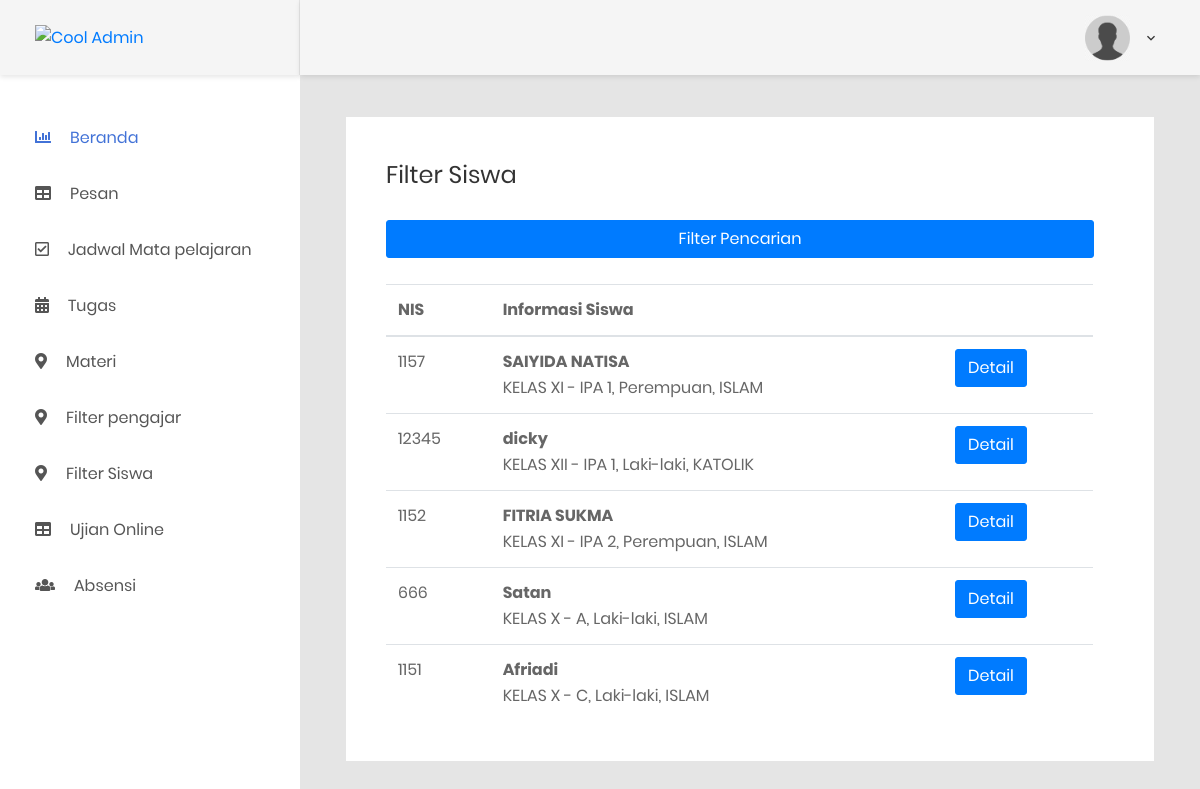
/index.php/pengajar/filterSiswa, run on the app's committed database.
### tables this page shows
CREATE TABLE `el_siswa` (
  `id` int(11) NOT NULL,
  `nis` varchar(45) DEFAULT NULL,
  `nama` varchar(100) NOT NULL,
  `jenis_kelamin` varchar(9) NOT NULL COMMENT 'Laki-laki dan Perempuan',
  `tempat_lahir` varchar(45) NOT NULL,
  `tgl_lahir` date DEFAULT NULL,
  `agama` char(7) DEFAULT NULL,
  `alamat` varchar(255) NOT NULL,
  `tahun_masuk` year(4) NOT NULL,
  `foto` text DEFAULT NULL,
  `status_id` tinyint(1) NOT NULL DEFAULT 0 COMMENT '0=pending, 1=aktif, 2=blok, 3=alumni, 4=deleted'
);

CREATE TABLE `el_kelas` (
  `id` int(11) NOT NULL,
  `nama` varchar(45) NOT NULL,
  `parent_id` int(11) DEFAULT NULL,
  `urutan` int(11) NOT NULL,
  `aktif` tinyint(1) NOT NULL DEFAULT 1 COMMENT '1=aktif 0=tidak'
);

### application/controllers/Pengajar.php (called while the page is built, shortened)
<?php
    class pengajar extends CI_Controller {
        public function filterSiswa()
        {
            $daftarFilter=array();
            $daftarKelamin=array();
            $daftarAgama=array();
            $daftarKelas=array();
            $data['nama'] = $this->session->userdata('nama');
            $dataFilter['data']=$this->siswa_model->filterSiswa($daftarFilter,$daftarKelamin,$daftarAgama,$daftarKelas)->result();
            $this->load->view('part/header');
            $this->load->view('part/sidebarpengajar',$data);
            $this->load->view('pengajar/filterSiswa',$dataFilter);
            $this->load->view('part/footer');
        }
}
?>

### index.php (called while the page is built, shortened)
<?php
require_once BASEPATH.'core/CodeIgniter.php';

### application/models/Siswa_model.php (called while the page is built, shortened)
<?php
    class siswa_model extends CI_Model{
        public function filterSiswa($like,$kelamin,$agama,$kelas)
        {
            $this->db->select('el_kelas_siswa.siswa_id, el_siswa.nis, el_siswa.nama as nama_siswa, el_siswa.jenis_kelamin, el_siswa.tempat_lahir, el_siswa.tgl_lahir, el_siswa.agama, el_siswa.tahun_masuk, el_siswa.alamat, el_siswa.status_id, el_kelas.nama as nama_kelas, el_kelas_siswa.kelas_id as id_kelas');
            $this->db->from('el_siswa');
            $this->db->join('el_kelas_siswa','el_kelas_siswa.siswa_id=el_siswa.id');
            $this->db->join('el_kelas','el_kelas.id=el_kelas_siswa.kelas_id');
            $this->db->where('el_kelas_siswa.aktif','1');
            return $this->db->get();
        }
    }
?>

### application/views/pengajar/filterSiswa.php (the view, shortened to what this page needs)
<div class="main-content">
    <div class="section__content section__content--p30">
        <div class="container-fluid">
            <div class="map-data m-b-40">
                <h3 class="title-3 m-b-30">Filter Siswa</h3>
                <div class="mx-auto d-block">
                    <button class="btn btn-primary btn-block" type="button" data-toggle="collapse" data-target="#collapseExample" aria-expanded="false" aria-controls="collapseExample">
                    Filter Pencarian
                    </button>
                </div>
                <br>
                <div class="filters">
                    <div class="table-responsive">
                        <table class="table">
                            <thead>
                                <tr>
                                    <th>NIS</th>
                                    <th>Informasi Siswa</th>
                                    <th></th>
                                </tr>
                            </thead>
                            <tbody>
                            <?php foreach ($data as $key) { ?>
                            <tr>
                                <td><?=$key->nis?></td>
                                <td><b><?=$key->nama_siswa?></b><br><?=$key->nama_kelas?>, <?=$key->jenis_kelamin?>, <?=$key->agama?></td>
                                <td><a href="<?=base_url()?>pengajar/detailFilterSiswa/<?=$key->siswa_id?>" class="btn btn-primary">Detail</a></td>
                            </tr>
                            <?php } ?>
                            </tbody>
                        </table>
                    </div>
                </div>
            </div>
        </div>
    </div>
</div>

### data on the page
el_siswa: nis "1157", nama "SAIYIDA NATISA", el_kelas.nama "KELAS XI - IPA 1", jenis_kelamin "Perempuan", agama "ISLAM"
el_siswa: nis "12345", nama "dicky", el_kelas.nama "KELAS XII - IPA 1", jenis_kelamin "Laki-laki", agama "KATOLIK"
el_siswa: nis "1152", nama "FITRIA SUKMA", el_kelas.nama "KELAS XI - IPA 2", jenis_kelamin "Perempuan", agama "ISLAM"
el_siswa: nis "666", nama "Satan", el_kelas.nama "KELAS X - A", jenis_kelamin "Laki-laki", agama "ISLAM"
el_siswa: nis "1151", nama "Afriadi", el_kelas.nama "KELAS X - C", jenis_kelamin "Laki-laki", agama "ISLAM"
